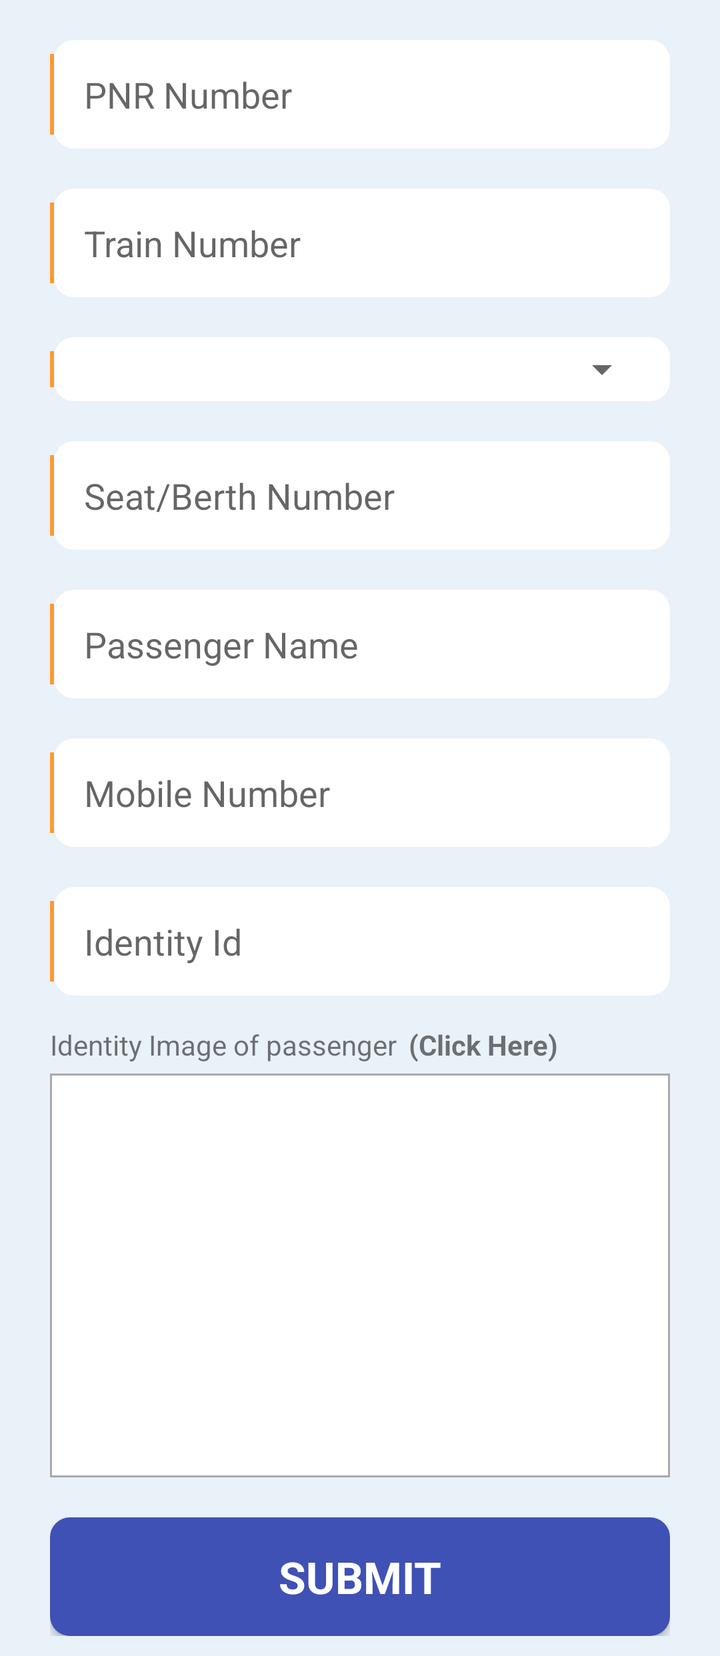
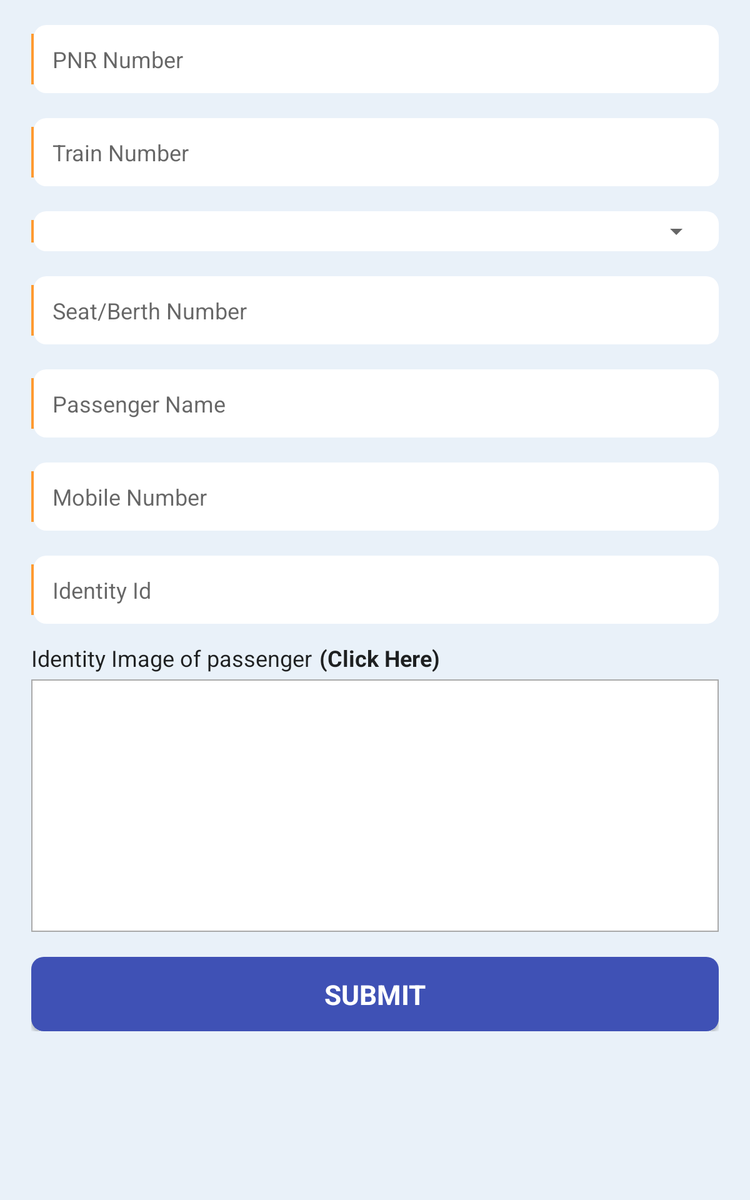

An Android layout and its configuration variant, each rendered on a device that would load it. The default file and the variant file are quoted in full after the pictures.
<!-- AndroidManifest.xml: application theme AppTheme.NoActionBar -->
<!-- res/layout/content_passenger_details.xml -->
<?xml version="1.0" encoding="utf-8"?>
<ScrollView
    xmlns:android="http://schemas.android.com/apk/res/android"
    xmlns:app="http://schemas.android.com/apk/res-auto"
    xmlns:tools="http://schemas.android.com/tools"
    android:layout_width="match_parent"
    android:layout_height="match_parent"
    app:layout_behavior="@string/appbar_scrolling_view_behavior"
    tools:context=".activity.PassengerDetailsActivity"
    tools:showIn="@layout/activity_passenger_details"
    android:background="@color/colorBackground">
    <RelativeLayout
        android:layout_width="match_parent"
        android:layout_height="match_parent"
        android:paddingLeft="25dp"
        android:paddingRight="25dp"
        android:paddingBottom="10dp">

        <LinearLayout
            android:layout_width="match_parent"
            android:layout_height="wrap_content"
            android:orientation="vertical">

            <LinearLayout
                android:layout_width="match_parent"
                android:layout_height="wrap_content"
                android:layout_marginTop="20dp"
                android:orientation="horizontal">
                <ImageView
                    android:layout_width="2dp"
                    android:layout_height="match_parent"
                    android:layout_marginTop="7dp"
                    android:layout_marginBottom="7dp"
                    android:background="@color/colorOrange"/>
                <EditText
                    android:id="@+id/et_pnr_number"
                    android:layout_width="match_parent"
                    android:layout_height="match_parent"
                    android:background="@drawable/et_white_bg"
                    android:hint="PNR Number"
                    android:maxLength="10"
                    android:inputType="number"/>
            </LinearLayout>

            <LinearLayout
                android:layout_width="match_parent"
                android:layout_height="wrap_content"
                android:layout_marginTop="20dp"
                android:orientation="horizontal">
                <ImageView
                    android:layout_width="2dp"
                    android:layout_height="match_parent"
                    android:layout_marginTop="7dp"
                    android:layout_marginBottom="7dp"
                    android:background="@color/colorOrange"/>
                <EditText
                    android:id="@+id/et_train_number"
                    android:layout_width="match_parent"
                    android:layout_height="match_parent"
                    android:background="@drawable/et_white_bg"
                    android:hint="Train Number"
                    android:maxLength="5"
                    android:inputType="number"/>
            </LinearLayout>

            <LinearLayout
                android:layout_width="match_parent"
                android:layout_height="wrap_content"
                android:layout_marginTop="20dp"
                android:orientation="horizontal">
                <ImageView
                    android:layout_width="2dp"
                    android:layout_height="match_parent"
                    android:layout_marginTop="7dp"
                    android:layout_marginBottom="7dp"
                    android:background="@color/colorOrange"/>
                <LinearLayout
                    android:layout_width="match_parent"
                    android:layout_height="wrap_content"
                    android:background="@drawable/spinner_white_bg">
                    <Spinner
                        android:id="@+id/sp_coach_number"
                        android:layout_width="match_parent"
                        android:layout_height="match_parent" />
                </LinearLayout>

                <EditText
                    android:id="@+id/et_coach_number"
                    android:layout_width="match_parent"
                    android:layout_height="match_parent"
                    android:background="@drawable/et_white_bg"
                    android:hint="Coach Number"
                    android:maxLength="3"
                    android:inputType="textCapCharacters"
                    android:visibility="gone"/>
            </LinearLayout>

            <LinearLayout
                android:layout_width="match_parent"
                android:layout_height="wrap_content"
                android:layout_marginTop="20dp"
                android:orientation="horizontal">
                <ImageView
                    android:layout_width="2dp"
                    android:layout_height="match_parent"
                    android:layout_marginTop="7dp"
                    android:layout_marginBottom="7dp"
                    android:background="@color/colorOrange"/>
                <EditText
                    android:id="@+id/et_seat_number"
                    android:layout_width="match_parent"
                    android:layout_height="match_parent"
                    android:background="@drawable/et_white_bg"
                    android:hint="Seat/Berth Number"
                    android:maxLength="3"
                    android:inputType="number"/>
            </LinearLayout>

            <LinearLayout
                android:layout_width="match_parent"
                android:layout_height="wrap_content"
                android:layout_marginTop="20dp"
                android:orientation="horizontal">
                <ImageView
                    android:layout_width="2dp"
                    android:layout_height="match_parent"
                    android:layout_marginTop="7dp"
                    android:layout_marginBottom="7dp"
                    android:background="@color/colorOrange"/>
                <EditText
                    android:id="@+id/et_passenger_name"
                    android:layout_width="match_parent"
                    android:layout_height="match_parent"
                    android:background="@drawable/et_white_bg"
                    android:hint="Passenger Name"
                    android:inputType="textCapCharacters"/>
            </LinearLayout>

            <LinearLayout
                android:layout_width="match_parent"
                android:layout_height="wrap_content"
                android:layout_marginTop="20dp"
                android:orientation="horizontal">
                <ImageView
                    android:layout_width="2dp"
                    android:layout_height="match_parent"
                    android:layout_marginTop="7dp"
                    android:layout_marginBottom="7dp"
                    android:background="@color/colorOrange"/>
                <EditText
                    android:id="@+id/et_mobile_number"
                    android:layout_width="match_parent"
                    android:layout_height="match_parent"
                    android:background="@drawable/et_white_bg"
                    android:maxLength="10"
                    android:hint="Mobile Number"
                    android:inputType="number"/>
            </LinearLayout>

            <LinearLayout
                android:layout_width="match_parent"
                android:layout_height="wrap_content"
                android:layout_marginTop="20dp"
                android:orientation="horizontal">
                <ImageView
                    android:layout_width="2dp"
                    android:layout_height="match_parent"
                    android:layout_marginTop="7dp"
                    android:layout_marginBottom="7dp"
                    android:background="@color/colorOrange"/>
                <EditText
                    android:id="@+id/et_identity_no"
                    android:layout_width="match_parent"
                    android:layout_height="match_parent"
                    android:background="@drawable/et_white_bg"
                    android:hint="Identity Id" />
            </LinearLayout>


            <LinearLayout
                android:layout_width="match_parent"
                android:layout_height="wrap_content"
                android:layout_marginTop="10dp"
                android:orientation="horizontal">
                <TextView
                    android:layout_width="wrap_content"
                    android:layout_height="wrap_content"
                    android:text="Identity Image of passenger"/>
                <TextView
                    android:id="@+id/tv_capture_id_image"
                    android:layout_width="wrap_content"
                    android:layout_height="wrap_content"
                    android:layout_marginLeft="1dp"
                    android:padding="5dp"
                    android:textStyle="bold"
                    android:text="(Click Here)"/>
            </LinearLayout>

            <LinearLayout
                android:layout_width="match_parent"
                android:layout_height="match_parent"
                android:minHeight="200dp"
                android:padding="1dp"
                android:background="@android:color/darker_gray">
                <ImageView
                    android:id="@+id/iv_identity"
                    android:layout_width="match_parent"
                    android:layout_height="match_parent"
                    android:minHeight="200dp"
                    android:maxHeight="200dp"
                    android:scaleType="fitCenter"
                    android:saveEnabled="true"
                    android:background="@android:color/white"/>
            </LinearLayout>

            <LinearLayout
                android:layout_width="match_parent"
                android:layout_height="wrap_content"
                android:layout_marginTop="10dp"
                android:orientation="vertical"
                android:visibility="gone">
                <LinearLayout
                    android:layout_width="match_parent"
                    android:layout_height="wrap_content"
                    android:orientation="horizontal">
                    <TextView
                        android:layout_width="wrap_content"
                        android:layout_height="wrap_content"
                        android:text="Signature of passenger"/>
                    <TextView
                        android:id="@+id/tv_click_here"
                        android:layout_width="wrap_content"
                        android:layout_height="wrap_content"
                        android:layout_marginLeft="1dp"
                        android:padding="5dp"
                        android:textStyle="bold"
                        android:text="(Click Here)"
                        android:onClick="takeSignature"/>
                </LinearLayout>
                <LinearLayout
                    android:layout_width="match_parent"
                    android:layout_height="wrap_content"
                    android:background="@color/colorBackground"
                    android:orientation="vertical">
                    <LinearLayout
                        android:layout_alignParentTop="true"
                        android:layout_above="@+id/btn_submit"
                        android:layout_width="match_parent"
                        android:layout_height="match_parent"
                        android:minHeight="200dp"
                        android:padding="1dp"
                        android:background="@android:color/darker_gray">
                        <ImageView
                            android:id="@+id/imageView"
                            android:layout_width="match_parent"
                            android:layout_height="match_parent"
                            android:minHeight="200dp"
                            android:maxHeight="200dp"
                            android:scaleType="fitXY"
                            android:background="@android:color/white"/>
                    </LinearLayout>
                </LinearLayout>
            </LinearLayout>
            <Button
                android:id="@+id/btn_submit"
                android:layout_alignParentBottom="true"
                android:layout_width="match_parent"
                android:layout_height="wrap_content"
                android:layout_marginTop="20dp"
                android:gravity="center"
                android:textColor="@android:color/white"
                android:textStyle="bold"
                android:textAppearance="@android:style/TextAppearance.Large"
                android:text="SUBMIT"
                android:background="@drawable/button_blue_bg" />
        </LinearLayout>

        <ProgressBar
            android:id="@+id/progressBar"
            android:layout_width="wrap_content"
            android:layout_height="wrap_content"
            android:layout_centerInParent="true"
            android:visibility="gone"/>

    </RelativeLayout>

</ScrollView>
<!-- resources referenced by this layout -->
<resources>
  <color name="colorBackground">#E9F1F9</color>
  <color name="colorOrange">#ff9a30</color>
  <!-- drawable button_blue_bg (drawable) -->
  <?xml version="1.0" encoding="utf-8"?>
  <shape xmlns:android="http://schemas.android.com/apk/res/android">
      <padding android:left="15dp" android:right="15dp" android:top="15dp" android:bottom="15dp"/>
      <corners android:radius="10dp"/>
     <solid android:color="@color/colorPrimary"/>
  </shape>
  <!-- drawable et_white_bg (drawable) -->
  <?xml version="1.0" encoding="utf-8"?>
  <shape xmlns:android="http://schemas.android.com/apk/res/android">
      <padding android:left="15dp" android:right="15dp" android:top="15dp" android:bottom="15dp"/>
      <corners android:radius="10dp"/>
      <solid android:color="@android:color/white"/>
  </shape>
  <!-- drawable spinner_white_bg (drawable) -->
  <?xml version="1.0" encoding="utf-8"?>
  <shape xmlns:android="http://schemas.android.com/apk/res/android">
      <padding android:left="10dp" android:right="10dp" android:top="4dp" android:bottom="4dp"/>
      <corners android:radius="10dp"/>
      <solid android:color="@android:color/white"/>
  </shape>
  <style name="AppTheme.NoActionBar">
          <item name="windowActionBar">false</item>
          <item name="windowNoTitle">true</item>
      </style>
  <color name="colorPrimary">#3F51B5</color>
</resources>
<!-- res/layout-large/content_passenger_details.xml (the repository's variant of the layout above) -->
<!-- drawn on a 7-inch tablet held upright -->
<?xml version="1.0" encoding="utf-8"?>
<ScrollView
    xmlns:android="http://schemas.android.com/apk/res/android"
    xmlns:app="http://schemas.android.com/apk/res-auto"
    xmlns:tools="http://schemas.android.com/tools"
    android:layout_width="match_parent"
    android:layout_height="match_parent"
    app:layout_behavior="@string/appbar_scrolling_view_behavior"
    tools:context=".activity.PassengerDetailsActivity"
    tools:showIn="@layout/activity_passenger_details"
    android:background="@color/colorBackground">
    <RelativeLayout
        android:layout_width="match_parent"
        android:layout_height="match_parent"
        android:paddingLeft="25dp"
        android:paddingRight="25dp"
        android:paddingBottom="10dp">
        <LinearLayout
            android:layout_width="match_parent"
            android:layout_height="wrap_content"
            android:orientation="vertical">

            <LinearLayout
                android:layout_width="match_parent"
                android:layout_height="wrap_content"
                android:layout_marginTop="20dp"
                android:orientation="horizontal">
                <ImageView
                    android:layout_width="2dp"
                    android:layout_height="match_parent"
                    android:layout_marginTop="7dp"
                    android:layout_marginBottom="7dp"
                    android:background="@color/colorOrange"/>
                <EditText
                    android:id="@+id/et_pnr_number"
                    android:layout_width="match_parent"
                    android:layout_height="match_parent"
                    android:background="@drawable/et_white_bg"
                    android:hint="PNR Number"
                    android:maxLength="10"
                    android:inputType="number"/>
            </LinearLayout>

            <LinearLayout
                android:layout_width="match_parent"
                android:layout_height="wrap_content"
                android:layout_marginTop="20dp"
                android:orientation="horizontal">
                <ImageView
                    android:layout_width="2dp"
                    android:layout_height="match_parent"
                    android:layout_marginTop="7dp"
                    android:layout_marginBottom="7dp"
                    android:background="@color/colorOrange"/>
                <EditText
                    android:id="@+id/et_train_number"
                    android:layout_width="match_parent"
                    android:layout_height="match_parent"
                    android:background="@drawable/et_white_bg"
                    android:hint="Train Number"
                    android:maxLength="5"
                    android:inputType="number"/>
            </LinearLayout>

            <LinearLayout
                android:layout_width="match_parent"
                android:layout_height="wrap_content"
                android:layout_marginTop="20dp"
                android:orientation="horizontal">
                <ImageView
                    android:layout_width="2dp"
                    android:layout_height="match_parent"
                    android:layout_marginTop="7dp"
                    android:layout_marginBottom="7dp"
                    android:background="@color/colorOrange"/>
                <LinearLayout
                    android:layout_width="match_parent"
                    android:layout_height="wrap_content"
                    android:orientation="horizontal"
                    android:background="@drawable/spinner_white_bg">
                    <Spinner
                        android:id="@+id/sp_coach_number"
                        android:layout_width="match_parent"
                        android:layout_height="match_parent" />
                </LinearLayout>
                <EditText
                    android:id="@+id/et_coach_number"
                    android:layout_width="match_parent"
                    android:layout_height="match_parent"
                    android:background="@drawable/et_white_bg"
                    android:hint="Coach Number"
                    android:maxLength="3"
                    android:inputType="textCapCharacters"
                    android:visibility="gone"/>
            </LinearLayout>

            <LinearLayout
                android:layout_width="match_parent"
                android:layout_height="wrap_content"
                android:layout_marginTop="20dp"
                android:orientation="horizontal">
                <ImageView
                    android:layout_width="2dp"
                    android:layout_height="match_parent"
                    android:layout_marginTop="7dp"
                    android:layout_marginBottom="7dp"
                    android:background="@color/colorOrange"/>
                <EditText
                    android:id="@+id/et_seat_number"
                    android:layout_width="match_parent"
                    android:layout_height="match_parent"
                    android:background="@drawable/et_white_bg"
                    android:hint="Seat/Berth Number"
                    android:maxLength="3"
                    android:inputType="number"/>
            </LinearLayout>

            <LinearLayout
                android:layout_width="match_parent"
                android:layout_height="wrap_content"
                android:layout_marginTop="20dp"
                android:orientation="horizontal"
                android:visibility="gone">
                <ImageView
                    android:layout_width="2dp"
                    android:layout_height="match_parent"
                    android:layout_marginTop="7dp"
                    android:layout_marginBottom="7dp"
                    android:background="@color/colorOrange"/>
                <EditText
                    android:id="@+id/et_date_of_journey"
                    android:layout_width="match_parent"
                    android:layout_height="match_parent"
                    android:background="@drawable/et_white_bg"
                    android:hint="Date of Journey (DD/MM/YYYY)" />
            </LinearLayout>

            <LinearLayout
                android:layout_width="match_parent"
                android:layout_height="wrap_content"
                android:layout_marginTop="20dp"
                android:orientation="horizontal">
                <ImageView
                    android:layout_width="2dp"
                    android:layout_height="match_parent"
                    android:layout_marginTop="7dp"
                    android:layout_marginBottom="7dp"
                    android:background="@color/colorOrange"/>
                <EditText
                    android:id="@+id/et_passenger_name"
                    android:layout_width="match_parent"
                    android:layout_height="match_parent"
                    android:background="@drawable/et_white_bg"
                    android:hint="Passenger Name"
                    android:inputType="textCapCharacters"/>
            </LinearLayout>

            <LinearLayout
                android:layout_width="match_parent"
                android:layout_height="wrap_content"
                android:layout_marginTop="20dp"
                android:orientation="horizontal">
                <ImageView
                    android:layout_width="2dp"
                    android:layout_height="match_parent"
                    android:layout_marginTop="7dp"
                    android:layout_marginBottom="7dp"
                    android:background="@color/colorOrange"/>
                <EditText
                    android:id="@+id/et_mobile_number"
                    android:layout_width="match_parent"
                    android:layout_height="match_parent"
                    android:background="@drawable/et_white_bg"
                    android:maxLength="10"
                    android:hint="Mobile Number"
                    android:inputType="number"/>
            </LinearLayout>

            <LinearLayout
                android:layout_width="match_parent"
                android:layout_height="wrap_content"
                android:layout_marginTop="20dp"
                android:orientation="horizontal">
                <ImageView
                    android:layout_width="2dp"
                    android:layout_height="match_parent"
                    android:layout_marginTop="7dp"
                    android:layout_marginBottom="7dp"
                    android:background="@color/colorOrange"/>
                <EditText
                    android:id="@+id/et_identity_no"
                    android:layout_width="match_parent"
                    android:layout_height="match_parent"
                    android:background="@drawable/et_white_bg"
                    android:hint="Identity Id" />
            </LinearLayout>


            <LinearLayout
                android:layout_width="match_parent"
                android:layout_height="wrap_content"
                android:layout_marginTop="10dp"
                android:orientation="horizontal">
                <TextView
                    android:layout_width="wrap_content"
                    android:layout_height="wrap_content"
                    android:textAppearance="@android:style/TextAppearance.Medium"
                    android:text="Identity Image of passenger"/>
                <TextView
                    android:id="@+id/tv_capture_id_image"
                    android:layout_width="wrap_content"
                    android:layout_height="wrap_content"
                    android:layout_marginLeft="1dp"
                    android:padding="5dp"
                    android:textStyle="bold"
                    android:text="(Click Here)"
                    android:textAppearance="@android:style/TextAppearance.Medium"
                    android:onClick="takeIdentityImage"/>
            </LinearLayout>

            <LinearLayout
                android:layout_width="match_parent"
                android:layout_height="match_parent"
                android:minHeight="200dp"
                android:padding="1dp"
                android:background="@android:color/darker_gray">
                <ImageView
                    android:id="@+id/iv_identity"
                    android:layout_width="match_parent"
                    android:layout_height="match_parent"
                    android:minHeight="200dp"
                    android:maxHeight="200dp"
                    android:scaleType="fitCenter"
                    android:background="@android:color/white"/>
            </LinearLayout>

            <LinearLayout
                android:layout_width="match_parent"
                android:layout_height="wrap_content"
                android:layout_marginTop="20dp"
                android:orientation="vertical"
                android:visibility="gone">
                <LinearLayout
                    android:layout_width="match_parent"
                    android:layout_height="wrap_content"
                    android:orientation="horizontal">
                    <TextView
                        android:layout_width="wrap_content"
                        android:layout_height="wrap_content"
                        android:textAppearance="@android:style/TextAppearance.Medium"
                        android:text="Signature of passenger"/>
                    <TextView
                        android:id="@+id/tv_click_here"
                        android:layout_width="wrap_content"
                        android:layout_height="wrap_content"
                        android:layout_marginLeft="20dp"
                        android:padding="5dp"
                        android:textAppearance="@android:style/TextAppearance.Medium"
                        android:textStyle="bold"
                        android:text="(Click Here)"
                        android:onClick="takeSignature"/>
                </LinearLayout>
                <LinearLayout
                    android:layout_width="match_parent"
                    android:layout_height="wrap_content"
                    android:layout_marginBottom="10dp"
                    android:background="@color/colorBackground"
                    android:orientation="vertical">
                    <LinearLayout
                        android:layout_alignParentTop="true"
                        android:layout_above="@+id/btn_submit"
                        android:layout_width="match_parent"
                        android:layout_height="match_parent"
                        android:minHeight="200dp"
                        android:padding="1dp"
                        android:background="@android:color/darker_gray">
                        <ImageView
                            android:id="@+id/imageView"
                            android:layout_width="match_parent"
                            android:layout_height="match_parent"
                            android:minHeight="200dp"
                            android:maxHeight="200dp"
                            android:scaleType="fitXY"
                            android:background="@android:color/white"/>
                    </LinearLayout>
                </LinearLayout>
            </LinearLayout>
            <Button
                android:id="@+id/btn_submit"
                android:layout_alignParentBottom="true"
                android:layout_width="match_parent"
                android:layout_height="wrap_content"
                android:layout_marginTop="20dp"
                android:gravity="center"
                android:textColor="@android:color/white"
                android:textStyle="bold"
                android:textAppearance="@android:style/TextAppearance.Large"
                android:text="SUBMIT"
                android:background="@drawable/button_blue_bg" />
        </LinearLayout>

        <ProgressBar
            android:id="@+id/progressBar"
            android:layout_width="wrap_content"
            android:layout_height="wrap_content"
            android:layout_centerInParent="true"
            android:visibility="gone"/>
    </RelativeLayout>

</ScrollView>
